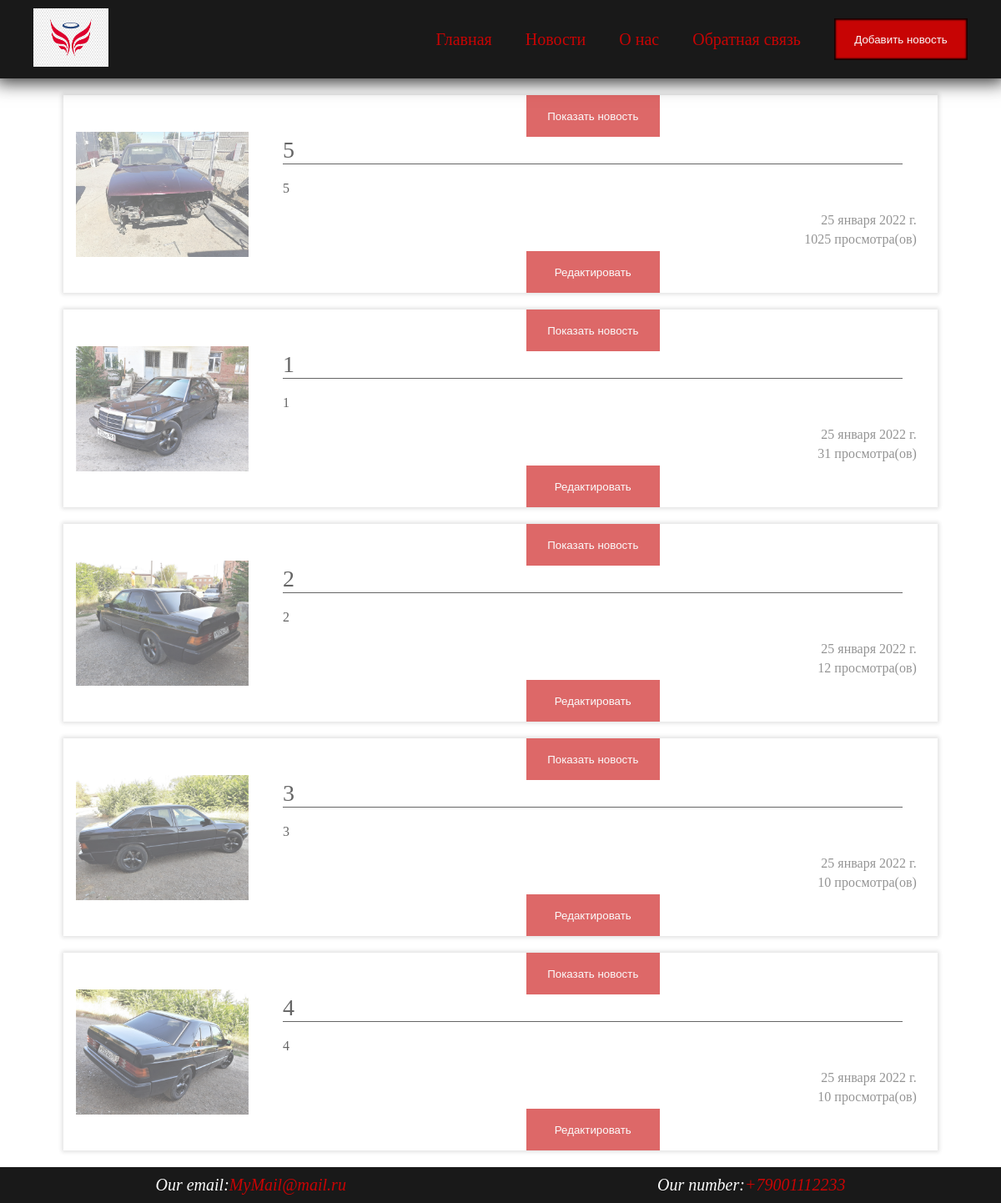
Before: / with the older database file.
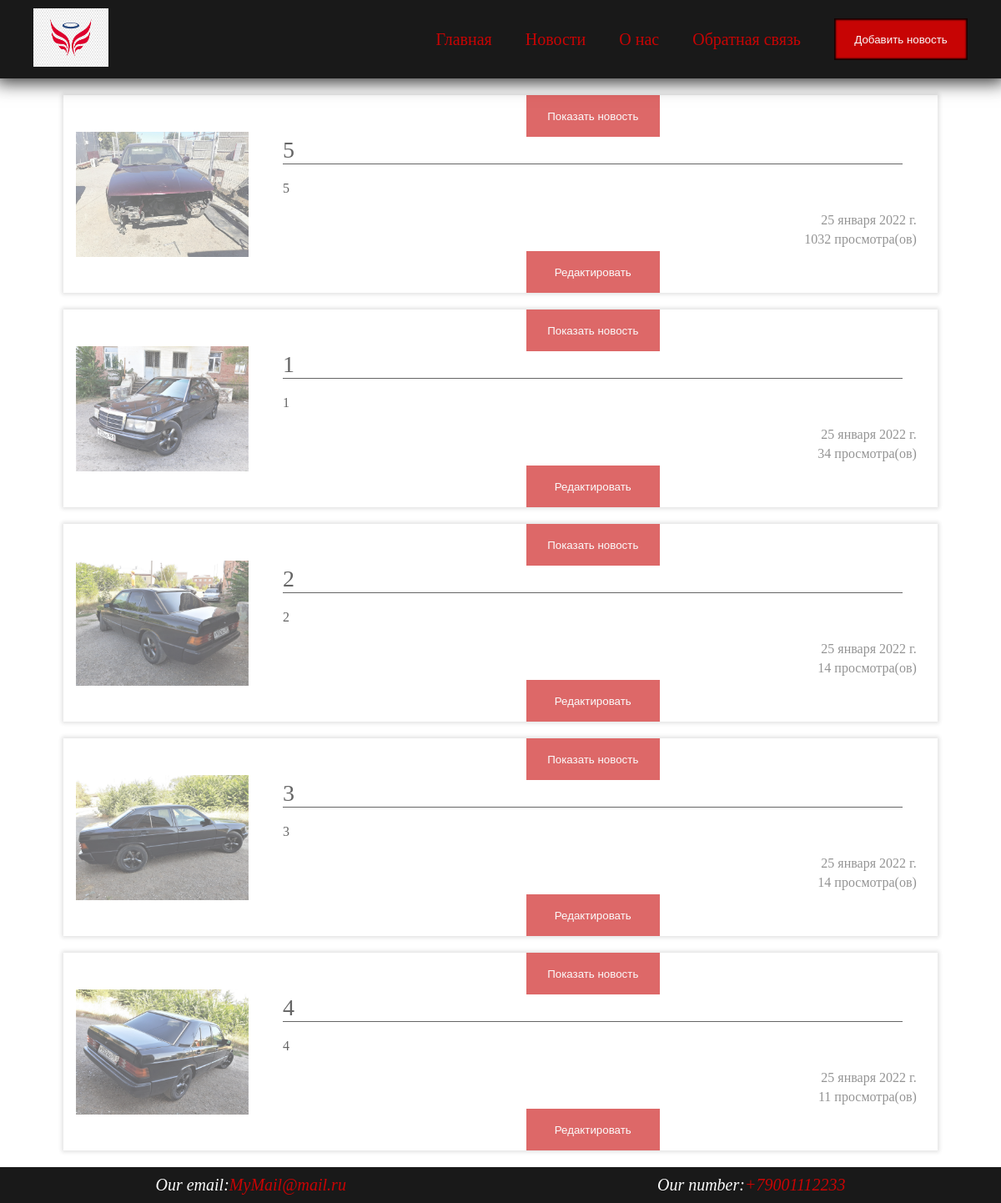
After: the same page with the newer database file.
### testworkapp/models.py (models this page shows, shortened)
class NewsList(models.Model):
    class Meta:
        verbose_name = 'Новость'
        verbose_name_plural = 'Новости'
    title = models.CharField('Название', max_length=50)
    desc = models.TextField('Текст статьи')
    date = models.DateField('Дата создания', default=default_datetime())
    img = models.FileField('Изображение',upload_to='media')
    views = models.IntegerField('Просмотры', default=1)

### testworkapp/views.py (the view)
# urls.py: path('', views.index, name = 'home'),
def index(request):
    news = NewsList.objects.order_by('-views')[:5]
    context = {
        'news': news,
    }
    return render(request, 'testworkapp/main.html',context)

### testworkapp/templates/testworkapp/main.html (shortened to what this page needs)
{% extends 'testworkapp/base.html' %}
{% load static %}
{% block main %}
    <div class="news">
    {% for el in news %}
         <div class="news_item" id="{{ el.id }}">
                    <div class="news_item-img">
                        <img src="{{ el.img.url }}" alt="#">
                    </div>
                    <div class="news_item-text">
                        <div>
                            <a href="shownews/{{ el.id }}">
                                <button>Показать новость</button>
                            </a>
                        </div>
                        <div class="text_name">
                            <div class="text_name-item">
                                {{ el.title}}
                            </div>
                        </div>
                        <div class="text_desc">
                            <div class="text_desc-item">
                                {{ el.desc}}
                            </div>
                        </div>
                        <div class="text_date">
                            <div class="text_date-item">
                                {{ el.date }}
                            </div>
                        </div>
                        <div class="text_views">
                            <div class="text_views-item">
                                {{ el.views }}
                                <span> просмотра(ов)</span>
                            </div>
                        </div>
                        <div>
                            <a href="edit/{{ el.id }}"><button type="submit">Редактировать</button></a>
                        </div>
                    </div>
                </div>
    {% endfor %}
    </div>
{% endblock %}

### testworkapp/templates/testworkapp/base.html (shortened to what this page needs)
{% load static %}
<!DOCTYPE html>
<html lang="ru">
<head>
    <link rel="stylesheet" href="{% static 'css/style.css' %}">
    <link rel="stylesheet" href="{% static 'css/openarticle.css' %}">
</head>
<body>
    <header>
        <div class="logo">
            <a href="{% url 'home' %}"><img src="{% static 'img/logo.png' %}" alt="#"></a>
        </div>
        <div class="menu">
            <nav class="menu_nav">
                <a href="{% url 'home' %}">Главная</a>
                <a href="{% url 'allnews' %}">Новости</a>
                <a href="{% url 'adbout-us' %}">О нас</a>
                <a href="{% url 'backsaid' %}">Обратная связь</a>
                <a href="{% url 'addnews' %}"><button>Добавить новость</button></a>
            </nav>
        </div>
    </header>
    <main>
        <div class="container">
            {% block main %}{% endblock %}
        </div>
    </main>
    <footer>
        <div class="about">
            <div class="about_mail">
                <div class="about_mail-name">Our email: </div>
                <div class="about_mail-text">MyMail@mail.ru</div>
            </div>
            <div class="about_number">
                <div class="about_number-name">Our number: </div>
                <div class="about_number-text">+79001112233</div>
            </div>
        </div>
    </footer>
</body>
</html>

### static/css/style.css (style rules this page uses)
:root { --main-color: rgba(0, 0, 0, 0.9); --color-text:rgb(199, 4, 4) ; --hover-text:rgb(250, 250, 250); }
html { height: 100%; }
body { padding: 0; margin: 0; width: 100%; height: 100%; display:flex; flex-direction: column; justify-content: space-between; }
header { background-color: var(--main-color); padding-top: 10px; padding-bottom: 10px; display: flex; flex-direction: row; justify-content: space-between; box-shadow: 0 0 20px 5px rgba(0, 0, 0, 0.8) ; }
.logo { width: 20%; margin-left: 40px; }
.logo img { width: 90px; height: 70px; animation: lofoanim 3s infinite ease-in-out; }
.menu { width: 80%; display: flex; flex-direction: row; justify-content: flex-end; }
.menu_nav { display: flex; flex-direction: row; justify-content: flex-end; align-items: center; }
.menu_nav a { margin-right: 40px; color: var(--color-text); text-decoration: none; transition: linear .2s; font-size: 20px; }
.menu_nav a>button ,button { border: none; width: 160px; height: 50px; background-color: var(--color-text); color: var(--hover-text); transition: ease-in .4s; }
.menu_nav a>button { box-shadow: 0 0 2px 2px var(--main-color) inset; }
.container { width: 90%; margin: 10px auto; }
.news { height: auto; width: 100%; display: flex; flex-direction: column; justify-content: flex-start; align-items: center; }
.news_item { min-height: 150px; max-height: 300px; width: 97%; display: flex; flex-direction: row; justify-content: space-evenly; align-items: center; margin-top: 10px; margin-bottom: 10px; min-height: 200px; transition: ease-in-out 0.3s; animation: open .7s ease-in; opacity: 0.6; box-shadow: 0 0 5px 2px rgba(0, 0, 0, 0.2) ; }
.news_item-img { display: flex; flex-direction: row; justify-content: center; align-items: center; max-height: 150px; width: 20%; padding-left: 15px; }
.news_item-img>img { max-height: 150px; object-fit:cover; width: 100%; height: 80%; }
.news_item-text { width: 80%; display: flex; flex-direction: column; justify-content: space-between; align-items: center; height: 100%; }
.text_name { height: 20%; width: 90%; display: flex; flex-direction: column; justify-content: flex-end; border-bottom: 1.5px solid black; }
.text_name-item { font-size: 28px; font-weight: 2; }
.text_desc { width: 90%; height: 70%; padding-top: 20px; padding-bottom: 20px; }
.text_date, .text_views { height: 10%; width: 100%; padding-bottom: 5px; padding-right: 50px; display: flex; flex-direction: row; justify-content: flex-end; align-items: flex-end; opacity: 0.7; }
footer { background-color: var(--main-color); padding-top: 10px; padding-bottom: 10px; max-height: 10%; color: var(--color-text); }
.about_mail , .about_number, .about { display: flex; flex-direction: row; justify-content: space-around; font-family: 'Times New Roman', Times, serif; font-size: 20px; font-style: italic; }
.about_mail-name , .about_number-name { color: var(--hover-text); }

Changed rows visible on the page:
changed NewsList (number 1 of 5 on the later page): views "1025" → "1032"
changed NewsList (number 2 of 5 on the later page): views "31" → "34"
changed NewsList (number 3 of 5 on the later page): views "12" → "14"
changed NewsList (number 4 of 5 on the later page): views "10" → "14"
changed NewsList (number 5 of 5 on the later page): views "10" → "11"
